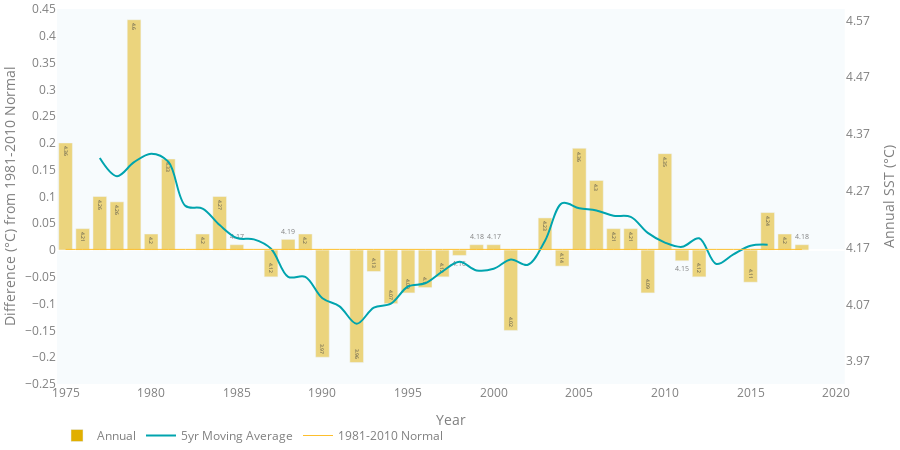

Source (notebook cell):
### Code cell
figure_3_3 = make_subplots(specs=[[{'secondary_y': True}]])
figure_3_3.add_trace(annualTrace,
            secondary_y=False,)
figure_3_3.add_trace(movingAverage,
            secondary_y=False,)
figure_3_3.add_trace(normal,
            secondary_y=True,)

figure_3_3.update_layout(TIMESERIES_LAYOUT)
figure_3_3.update_yaxes(title_text='Difference (\u00b0C) from 1981-2010 Normal',
                        secondary_y=False,
                        range=[-0.25, 0.45],
                        showgrid=False,
                        dtick=0.05,  # dtick sets the distance between ticks
                        tick0=0,  # tick0 sets a point to map the other ticks
                        fixedrange=True,
                        showspikes=True,
                        # zeroline=True,  # add a zero line
                        # zerolinecolor=TIMESERIES_COLOR_SECONDARY
                        )
figure_3_3.update_yaxes(title_text='Annual SST (\u00b0C)',
                        secondary_y=True,
                        range=[3.93, 4.59],
                        showgrid=False,
                        dtick=0.1,  # dtick sets the distance between ticks
                        tick0=4.17,  # tick0 sets a point to map the other ticks
                        fixedrange=True,
                        )

figure_3_3.update_xaxes(
    title='Year',
    fixedrange=True,
    tickformat='000',  
    showspikes=True,  
    spikethickness=2, 
)

### Figure 1 — Plotly figure (JSON) as saved in the notebook; plotly's stock layout.template omitted (floating-point values rounded to 4 significant figures)
{"data": [{"hovertemplate": "%{x}<br><b>Annual</b><br>Total: %{text:.2f}°C<br>Anomaly: %{y:.2f}°C<extra></extra>", "marker": {"color": "#E1AF00", "opacity": 0.5}, "name": "Annual", "text": [4.36, 4.21, 4.26, 4.26, 4.6, 4.2, 4.33, null, 4.2, 4.27, 4.17, null, 4.12, 4.19, 4.2, 3.97, null, 3.96, 4.13, 4.07, 4.09, 4.1, 4.12, 4.16, 4.18, 4.17, 4.02, null, 4.23, 4.14, 4.36, 4.3, 4.21, 4.21, 4.09, 4.35, 4.15, 4.12, 4.17, 4.17, 4.11, 4.24, 4.2, 4.18, null, null], "type": "bar", "x": [1975, 1976, 1977, 1978, 1979, 1980, 1981, 1982, 1983, 1984, 1985, 1986, 1987, 1988, 1989, 1990, 1991, 1992, 1993, 1994, 1995, 1996, 1997, 1998, 1999, 2000, 2001, 2002, 2003, 2004, 2005, 2006, 2007, 2008, 2009, 2010, 2011, 2012, 2013, 2014, 2015, 2016, 2017, 2018, 2019, 2020], "xaxis": "x", "y": [0.2, 0.04, 0.1, 0.09, 0.43, 0.03, 0.17, null, 0.03, 0.1, 0.01, null, -0.05, 0.02, 0.03, -0.2, null, -0.21, -0.04, -0.1, -0.08, -0.07, -0.05, -0.01, 0.01, 0.01, -0.15, null, 0.06, -0.03, 0.19, 0.13, 0.04, 0.04, -0.08, 0.18, -0.02, -0.05, 0, 0, -0.06, 0.07, 0.03, 0.01, null, null], "yaxis": "y"}, {"hovertemplate": "%{x}<br><b>5yr Moving Average</b><br>Anomaly: %{y:.2f}°C<extra></extra>", "line": {"color": "#00a4ae", "shape": "spline", "width": 2}, "mode": "lines", "name": "5yr Moving Average", "type": "scatter", "x": [1975, 1976, 1977, 1978, 1979, 1980, 1981, 1982, 1983, 1984, 1985, 1986, 1987, 1988, 1989, 1990, 1991, 1992, 1993, 1994, 1995, 1996, 1997, 1998, 1999, 2000, 2001, 2002, 2003, 2004, 2005, 2006, 2007, 2008, 2009, 2010, 2011, 2012, 2013, 2014, 2015, 2016, 2017, 2018, 2019, 2020], "xaxis": "x", "y": [null, null, 0.172, 0.138, 0.164, 0.18, 0.165, 0.0825, 0.0775, 0.04667, 0.0225, 0.02, 0.0025, -0.05, -0.05, -0.09, -0.105, -0.1375, -0.1075, -0.1, -0.068, -0.062, -0.04, -0.022, -0.038, -0.035, -0.0175, -0.0275, 0.0175, 0.0875, 0.078, 0.074, 0.064, 0.062, 0.032, 0.014, 0.006, 0.022, -0.026, -0.008, 0.008, 0.01, null, null, null, null], "yaxis": "y"}, {"hoverinfo": "skip", "line": {"color": "#fdbf2d", "shape": "spline", "width": 1}, "mode": "lines", "name": "1981-2010 Normal", "type": "scatter", "x": [1975, 1976, 1977, 1978, 1979, 1980, 1981, 1982, 1983, 1984, 1985, 1986, 1987, 1988, 1989, 1990, 1991, 1992, 1993, 1994, 1995, 1996, 1997, 1998, 1999, 2000, 2001, 2002, 2003, 2004, 2005, 2006, 2007, 2008, 2009, 2010, 2011, 2012, 2013, 2014, 2015, 2016, 2017, 2018, 2019, 2020], "xaxis": "x", "y": [4.167, 4.167, 4.167, 4.167, 4.167, 4.167, 4.167, 4.167, 4.167, 4.167, 4.167, 4.167, 4.167, 4.167, 4.167, 4.167, 4.167, 4.167, 4.167, 4.167, 4.167, 4.167, 4.167, 4.167, 4.167, 4.167, 4.167, 4.167, 4.167, 4.167, 4.167, 4.167, 4.167, 4.167, 4.167, 4.167, 4.167, 4.167, 4.167, 4.167, 4.167, 4.167, 4.167, 4.167, null, null], "yaxis": "y2"}], "layout": {"font": {"color": "#7f7f7f"}, "height": 450, "hovermode": "x", "legend": {"bgcolor": "rgba(0,0,0,0)", "itemclick": false, "itemdoubleclick": false, "orientation": "h"}, "margin": {"b": 0, "l": 0, "r": 0, "t": 0}, "paper_bgcolor": "rgba(0,0,0,0)", "plot_bgcolor": "#f7fbfd", "xaxis": {"anchor": "y", "domain": [0, 0.94], "fixedrange": true, "showgrid": false, "showspikes": true, "spikethickness": 2, "tickformat": "000", "title": {"text": "Year"}}, "yaxis": {"anchor": "x", "domain": [0, 1], "dtick": 0.05, "fixedrange": true, "range": [-0.25, 0.45], "showgrid": false, "showspikes": true, "tick0": 0, "title": {"text": "Difference (°C) from 1981-2010 Normal"}}, "yaxis2": {"anchor": "x", "dtick": 0.1, "fixedrange": true, "overlaying": "y", "range": [3.93, 4.59], "showgrid": false, "side": "right", "tick0": 4.17, "title": {"text": "Annual SST (°C)"}}}}
